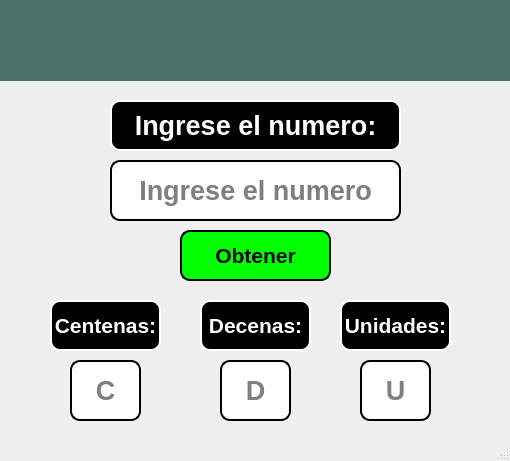
<?xml version="1.0" encoding="UTF-8"?>
<ui version="4.0">
 <class>MainWindow</class>
 <widget class="QMainWindow" name="MainWindow">
  <property name="geometry">
   <rect>
    <x>0</x>
    <y>0</y>
    <width>510</width>
    <height>461</height>
   </rect>
  </property>
  <property name="windowTitle">
   <string>Centenas Decenas y Unidades de un numero</string>
  </property>
  <property name="styleSheet">
   <string notr="true"/>
  </property>
  <widget class="QWidget" name="centralwidget">
   <widget class="QLabel" name="label">
    <property name="geometry">
     <rect>
      <x>0</x>
      <y>70</y>
      <width>521</width>
      <height>371</height>
     </rect>
    </property>
    <property name="text">
     <string/>
    </property>
    <property name="pixmap">
     <pixmap>imagenes/numerossss.jpg</pixmap>
    </property>
    <property name="scaledContents">
     <bool>true</bool>
    </property>
   </widget>
   <widget class="QLabel" name="label_2">
    <property name="geometry">
     <rect>
      <x>0</x>
      <y>0</y>
      <width>511</width>
      <height>81</height>
     </rect>
    </property>
    <property name="styleSheet">
     <string notr="true">background-color: rgb(73, 115, 104);</string>
    </property>
    <property name="text">
     <string/>
    </property>
    <property name="pixmap">
     <pixmap resource="../PIP_Equipo4_Unidad1_Clase/recursos_proyectos.qrc">:/imgUAT/imagenes/uat.png</pixmap>
    </property>
    <property name="scaledContents">
     <bool>true</bool>
    </property>
   </widget>
   <widget class="QLabel" name="label_3">
    <property name="geometry">
     <rect>
      <x>410</x>
      <y>340</y>
      <width>121</width>
      <height>101</height>
     </rect>
    </property>
    <property name="text">
     <string/>
    </property>
    <property name="pixmap">
     <pixmap>../PIP_Equipo4_Unidad1_Clase/imagenes/Equipo4.png</pixmap>
    </property>
    <property name="scaledContents">
     <bool>true</bool>
    </property>
   </widget>
   <widget class="QLabel" name="label_4">
    <property name="geometry">
     <rect>
      <x>110</x>
      <y>100</y>
      <width>291</width>
      <height>51</height>
     </rect>
    </property>
    <property name="font">
     <font>
      <pointsize>20</pointsize>
      <weight>75</weight>
      <bold>true</bold>
     </font>
    </property>
    <property name="styleSheet">
     <string notr="true">color: rgb(255, 255, 255);
background-color: rgb(0, 0, 0);
border: 2px solid white;
border-radius: 10px;</string>
    </property>
    <property name="text">
     <string>&lt;html&gt;&lt;head/&gt;&lt;body&gt;&lt;p&gt;Ingrese el numero:&lt;/p&gt;&lt;/body&gt;&lt;/html&gt;</string>
    </property>
    <property name="alignment">
     <set>Qt::AlignCenter</set>
    </property>
   </widget>
   <widget class="QLineEdit" name="txt_numero">
    <property name="geometry">
     <rect>
      <x>110</x>
      <y>160</y>
      <width>291</width>
      <height>61</height>
     </rect>
    </property>
    <property name="font">
     <font>
      <pointsize>20</pointsize>
      <weight>75</weight>
      <bold>true</bold>
     </font>
    </property>
    <property name="toolTip">
     <string>Ingrese valores numericos solamente</string>
    </property>
    <property name="statusTip">
     <string>Ingrese valores numericos solamente</string>
    </property>
    <property name="styleSheet">
     <string notr="true">border: 2px solid black;
border-radius: 10px;</string>
    </property>
    <property name="text">
     <string/>
    </property>
    <property name="alignment">
     <set>Qt::AlignCenter</set>
    </property>
    <property name="placeholderText">
     <string>Ingrese el numero</string>
    </property>
   </widget>
   <widget class="QLineEdit" name="txt_unidades">
    <property name="geometry">
     <rect>
      <x>360</x>
      <y>360</y>
      <width>71</width>
      <height>61</height>
     </rect>
    </property>
    <property name="font">
     <font>
      <pointsize>20</pointsize>
      <weight>75</weight>
      <bold>true</bold>
     </font>
    </property>
    <property name="toolTip">
     <string/>
    </property>
    <property name="statusTip">
     <string/>
    </property>
    <property name="styleSheet">
     <string notr="true">border: 2px solid black;
border-radius: 10px;</string>
    </property>
    <property name="text">
     <string/>
    </property>
    <property name="alignment">
     <set>Qt::AlignCenter</set>
    </property>
    <property name="placeholderText">
     <string>U</string>
    </property>
   </widget>
   <widget class="QLineEdit" name="txt_centenas">
    <property name="geometry">
     <rect>
      <x>70</x>
      <y>360</y>
      <width>71</width>
      <height>61</height>
     </rect>
    </property>
    <property name="font">
     <font>
      <pointsize>20</pointsize>
      <weight>75</weight>
      <bold>true</bold>
     </font>
    </property>
    <property name="toolTip">
     <string/>
    </property>
    <property name="statusTip">
     <string/>
    </property>
    <property name="styleSheet">
     <string notr="true">border: 2px solid black;
border-radius: 10px;</string>
    </property>
    <property name="text">
     <string/>
    </property>
    <property name="alignment">
     <set>Qt::AlignCenter</set>
    </property>
    <property name="placeholderText">
     <string>C</string>
    </property>
   </widget>
   <widget class="QLineEdit" name="txt_decenas">
    <property name="geometry">
     <rect>
      <x>220</x>
      <y>360</y>
      <width>71</width>
      <height>61</height>
     </rect>
    </property>
    <property name="font">
     <font>
      <pointsize>20</pointsize>
      <weight>75</weight>
      <bold>true</bold>
     </font>
    </property>
    <property name="toolTip">
     <string/>
    </property>
    <property name="statusTip">
     <string/>
    </property>
    <property name="styleSheet">
     <string notr="true">border: 2px solid black;
border-radius: 10px;</string>
    </property>
    <property name="text">
     <string/>
    </property>
    <property name="alignment">
     <set>Qt::AlignCenter</set>
    </property>
    <property name="placeholderText">
     <string>D</string>
    </property>
   </widget>
   <widget class="QPushButton" name="btn_obtener">
    <property name="geometry">
     <rect>
      <x>180</x>
      <y>230</y>
      <width>151</width>
      <height>51</height>
     </rect>
    </property>
    <property name="font">
     <font>
      <pointsize>16</pointsize>
      <weight>75</weight>
      <bold>true</bold>
     </font>
    </property>
    <property name="toolTip">
     <string>Obtendra las Centenas, Decenas y Unidades del numero ingresado</string>
    </property>
    <property name="statusTip">
     <string>Obtendra las Centenas, Decenas y Unidades del numero ingresado</string>
    </property>
    <property name="styleSheet">
     <string notr="true">border-radius: 10px;
background-color: rgb(0, 255, 0);
border: 2px solid black;</string>
    </property>
    <property name="text">
     <string>Obtener</string>
    </property>
   </widget>
   <widget class="QLabel" name="label_5">
    <property name="geometry">
     <rect>
      <x>50</x>
      <y>300</y>
      <width>111</width>
      <height>51</height>
     </rect>
    </property>
    <property name="font">
     <font>
      <pointsize>20</pointsize>
      <weight>75</weight>
      <bold>true</bold>
     </font>
    </property>
    <property name="styleSheet">
     <string notr="true">color: rgb(255, 255, 255);
background-color: rgb(0, 0, 0);
border: 2px solid white;
border-radius: 10px;</string>
    </property>
    <property name="text">
     <string>&lt;html&gt;&lt;head/&gt;&lt;body&gt;&lt;p&gt;&lt;span style=&quot; font-size:16pt;&quot;&gt;Centenas:&lt;/span&gt;&lt;/p&gt;&lt;/body&gt;&lt;/html&gt;</string>
    </property>
    <property name="alignment">
     <set>Qt::AlignCenter</set>
    </property>
   </widget>
   <widget class="QLabel" name="label_6">
    <property name="geometry">
     <rect>
      <x>200</x>
      <y>300</y>
      <width>111</width>
      <height>51</height>
     </rect>
    </property>
    <property name="font">
     <font>
      <pointsize>20</pointsize>
      <weight>75</weight>
      <bold>true</bold>
     </font>
    </property>
    <property name="styleSheet">
     <string notr="true">color: rgb(255, 255, 255);
background-color: rgb(0, 0, 0);
border: 2px solid white;
border-radius: 10px;</string>
    </property>
    <property name="text">
     <string>&lt;html&gt;&lt;head/&gt;&lt;body&gt;&lt;p&gt;&lt;span style=&quot; font-size:16pt;&quot;&gt;Decenas:&lt;/span&gt;&lt;/p&gt;&lt;/body&gt;&lt;/html&gt;</string>
    </property>
    <property name="alignment">
     <set>Qt::AlignCenter</set>
    </property>
   </widget>
   <widget class="QLabel" name="label_7">
    <property name="geometry">
     <rect>
      <x>340</x>
      <y>300</y>
      <width>111</width>
      <height>51</height>
     </rect>
    </property>
    <property name="font">
     <font>
      <pointsize>20</pointsize>
      <weight>75</weight>
      <bold>true</bold>
     </font>
    </property>
    <property name="styleSheet">
     <string notr="true">color: rgb(255, 255, 255);
background-color: rgb(0, 0, 0);
border: 2px solid white;
border-radius: 10px;</string>
    </property>
    <property name="text">
     <string>&lt;html&gt;&lt;head/&gt;&lt;body&gt;&lt;p&gt;&lt;span style=&quot; font-size:16pt;&quot;&gt;Unidades:&lt;/span&gt;&lt;/p&gt;&lt;/body&gt;&lt;/html&gt;</string>
    </property>
    <property name="alignment">
     <set>Qt::AlignCenter</set>
    </property>
   </widget>
  </widget>
  <widget class="QMenuBar" name="menubar">
   <property name="geometry">
    <rect>
     <x>0</x>
     <y>0</y>
     <width>510</width>
     <height>21</height>
    </rect>
   </property>
  </widget>
  <widget class="QStatusBar" name="statusbar"/>
 </widget>
 <resources>
  <include location="../PIP_Equipo4_Unidad1_Clase/recursos_proyectos.qrc"/>
 </resources>
 <connections/>
</ui>
